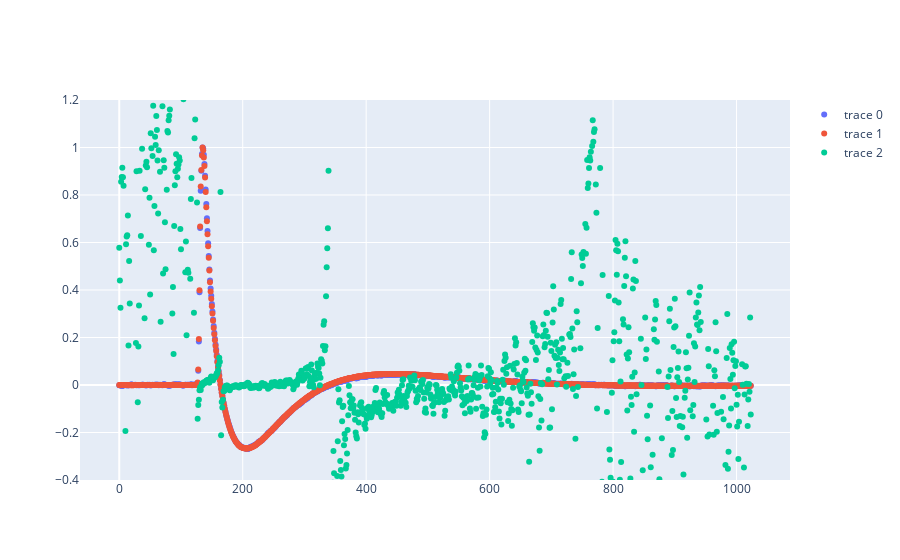

Notebook code for this chart:
### Code cell
import plotly.graph_objects as go

fig = go.Figure()
ytest = 1-( wfsets[29177].avgwvf/np.max(wfsets[29177].avgwvf) )/(wfsets[26261].avgwvf/np.max(wfsets[26261].avgwvf))
fig.add_trace(go.Scatter(y=wfsets[26261].avgwvf/np.max(wfsets[26261].avgwvf), mode='markers'))
fig.add_trace(go.Scatter(y=wfsets[29177].avgwvf/np.max(wfsets[29177].avgwvf), mode='markers'))
fig.add_trace(go.Scatter(y=ytest, mode='markers'))
fig.update_layout(yaxis_range=[-.4,1.2])
fig.show()

### Figure 1 — Plotly figure (JSON) as saved in the notebook; plotly's stock layout.template omitted (floating-point values rounded to 4 significant figures; data arrays with more than 128 entries replaced by an {"elided": "..."} marker saying what was removed)
{"data": [{"mode": "markers", "type": "scatter", "y": {"elided": "1024 float values"}}, {"mode": "markers", "type": "scatter", "y": {"elided": "1024 float values"}}, {"mode": "markers", "type": "scatter", "y": {"elided": "1024 float values"}}], "layout": {"yaxis": {"range": [-0.4, 1.2]}}}
